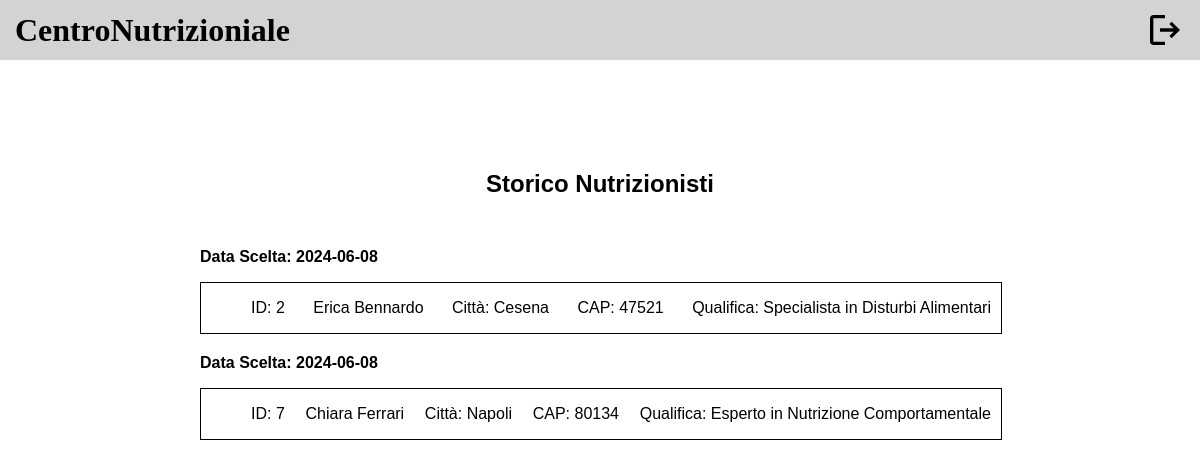
The app's page /public/storicoNutrizionisti.php (signed in) with its own data.
### tables this page shows
CREATE TABLE `scelta` (
  `IDCliente` int(11) NOT NULL,
  `Data` date NOT NULL,
  `Ora` varchar(10) NOT NULL,
  `IDNutrizionista` int(11) NOT NULL
);

CREATE TABLE `nutrizionista` (
  `Nome` varchar(50) NOT NULL,
  `Cognome` varchar(50) NOT NULL,
  `Email` varchar(30) NOT NULL,
  `IDNutrizionista` int(11) NOT NULL,
  `Password` varchar(255) NOT NULL,
  `MediaVoti` int(11) NOT NULL
);

CREATE TABLE `indirizzo_prof` (
  `IDNutrizionista` int(11) NOT NULL,
  `Citta` varchar(50) NOT NULL,
  `CAP` int(11) NOT NULL,
  `Via` varchar(50) NOT NULL,
  `NCivico` int(11) NOT NULL
);

CREATE TABLE `possiede_q` (
  `IDNutrizionista` int(11) NOT NULL,
  `Titolo` varchar(100) NOT NULL
);

### db/database.php (called while the page is built, shortened)
<?php
require_once ("nutrizionistaTable.php");
class DatabaseConnection
{
    private $nutrizionistaTable;
    public function __construct($servername, $username, $password, $dbname, $port)
    {
        $this->db = new mysqli($servername, $username, $password, $dbname, $port);
        $this->nutrizionistaTable = new NutrizionistaTable($this->db);
    }
    public function getNutrizionistaTable()
    {
        return $this->nutrizionistaTable;
    }
}

### bootstrap.php (called while the page is built, shortened)
<?php
require_once ("db/database.php");
$dbh = new DatabaseConnection("localhost", "root", "", "centronutrizionale1", 3306);
?>

### db/nutrizionistaTable.php (called while the page is built, shortened)
<?php
class NutrizionistaTable
{
    private $db;
    public function __construct($db)
    {
        $this->db = $db;
    }
    public function getAllNutrizionisti()
    {
        $stmt = $this->db->prepare("SELECT *
        FROM nutrizionista n
        JOIN informazione i ON n.IDNutrizionista = i.IDNutrizionista
        JOIN indirizzo_prof ip ON n.IDNutrizionista = ip.IDNutrizionista
        JOIN possiede_q q ON n.IDNutrizionista = q.IDNutrizionista
        ");
        $stmt->execute();
        $result = $stmt->get_result();
        return $result->fetch_all(MYSQLI_ASSOC);
    }
    public function getAttualNutrizionista($idCliente)
    {
        $stmt = $this->db->prepare("SELECT
        s.Data,
        s.Ora,
        s.IDNutrizionista,
        n.Nome,
        n.Cognome,
        n.Email,
        n.MediaVoti,
        q.Titolo AS Qualifica,
        i.Esperienza,
        i.Specializzazione,
        i.Orari,
        i.Telefono,
        p.Citta,
        p.CAP,
        p.Via,
        p.NCivico
    FROM
        scelta s
    JOIN
        nutrizionista n ON s.IDNutrizionista = n.IDNutrizionista
    LEFT JOIN
        possiede_q q ON n.IDNutrizionista = q.IDNutrizionista
    LEFT JOIN
        informazione i ON n.IDNutrizionista = i.IDNutrizionista
    LEFT JOIN
        indirizzo_prof p ON n.IDNutrizionista = p.IDNutrizionista
    WHERE
        s.IDCliente = ?
    ORDER BY
        s.Data DESC,
        s.Ora DESC
    LIMIT 1;
    ");
        $stmt->bind_param('i', $idCliente);
        $stmt->execute();
        $result = $stmt->get_result();
        return $result->fetch_all(MYSQLI_ASSOC);
    }
    public function getStoricoNutrizionistiScelti($idCliente)
    {
        $stmt = $this->db->prepare("SELECT
        s.Data,
        s.Ora,
        s.IDCliente,
        s.IDNutrizionista,
        n.Nome,
        n.Cognome,
        n.Email,
        n.MediaVoti,
        q.Titolo AS Qualifica,
        i.Esperienza,
        i.Specializzazione,
        i.Orari,
        i.Telefono,
        p.Citta,
        p.CAP,
        p.Via,
        p.NCivico
    FROM
        SCELTA s
    JOIN
        NUTRIZIONISTA n ON s.IDNutrizionista = n.IDNutrizionista
    LEFT JOIN
        possiede_q q ON n.IDNutrizionista = q.IDNutrizionista
    LEFT JOIN
        INFORMAZIONE i ON n.IDNutrizionista = i.IDNutrizionista
    LEFT JOIN
        INDIRIZZO_PROF p ON n.IDNutrizionista = p.IDNutrizionista
    WHERE
        s.IDCliente = ?
    ORDER BY
        s.Data DESC,
        s.Ora DESC;
    ");
        $stmt->bind_param('i', $idCliente);
        $stmt->execute();
        $result = $stmt->get_result();
        return $result->fetch_all(MYSQLI_ASSOC);
    }
}
?>

### nutrizionista.php (called while the page is built, shortened)
<?php
require_once ("bootstrap.php");
if (isUserLoggedIn()) {
    $templateparams["allNutrizionisti"] = $dbh->getNutrizionistaTable()->getAllNutrizionisti();
    $templateparams["nutrizionistaAttuale"] = $dbh->getNutrizionistaTable()->getAttualNutrizionista($_SESSION["id"]);
    $templateparams["storicoNutrizionisti"] = $dbh->getNutrizionistaTable()->getStoricoNutrizionistiScelti($_SESSION["id"]);
}
?>

### public/storicoNutrizionisti.php (the view, shortened to what this page needs)
<!DOCTYPE html>
<html lang="it">
<head>
  <link rel="stylesheet" href="../template/header/header.css">
  <link rel="stylesheet" href="styles/storicoNutrizionisti.css">
</head>
<body>
  <?php
  require ("../nutrizionista.php");
  $idsStampati = array();
  ?>
  <main>
    <section>
      <h1>Storico Nutrizionisti</h1>
      <?php foreach ($templateparams["storicoNutrizionisti"] as $nutrizionista): ?>
        <?php if (!in_array($nutrizionista["IDNutrizionista"], $idsStampati)): ?>
          <article>
            <p>Data Scelta: <?php echo $nutrizionista["Data"] ?></p>
            <div onclick="window.location.href='profiloNutrizionista.php'" class="result"
              data-id="<?php echo $nutrizionista["IDNutrizionista"] ?>" data-sceltaAttuale="<?php if ($templateparams["nutrizionistaAttuale"][0]["IDNutrizionista"] == $nutrizionista["IDNutrizionista"]) {
                   echo "si";
                 } else {
                   echo "no";
                 } ?>">
              <ul>
                <li>ID: <?php echo $nutrizionista["IDNutrizionista"] ?></li>
                <li><?php echo $nutrizionista["Nome"], " ", $nutrizionista["Cognome"] ?></li>
                <li>Città: <?php echo $nutrizionista["Citta"] ?></li>
                <li>CAP: <?php echo $nutrizionista["CAP"] ?></li>
                <li>Qualifica: <?php echo $nutrizionista["Qualifica"] ?></li>
              </ul>
            </div>
          </article>
          <?php
          $idsStampati[] = $nutrizionista["IDNutrizionista"];
          ?>
        <?php endif; ?>
      <?php endforeach; ?>
    </section>
  </main>
</body>
</html>

### template/header/header.css (style rules this page uses)
header h1 { margin: 0; }
header { display: flex; height: 60px; background-color: lightgray; justify-content: space-between; align-content:end; position: fixed; left: 0; right: 0; top: 0; }
.logout, .logo { display: flex; align-items: center; }
.logo { margin-left: 15px; }
.logout { margin-right: 15px; }
.logout img { height: 40px; }

### records on screen
scelta: Data "2024-06-08", IDNutrizionista "2", IDNutrizionista.Nome "Erica", IDNutrizionista.Cognome "Bennardo", indirizzo_prof.Citta "Cesena", indirizzo_prof.CAP "47521", possiede_q.Titolo "Specialista in Disturbi Alimentari"
scelta: Data "2024-06-08", IDNutrizionista "7", IDNutrizionista.Nome "Chiara", IDNutrizionista.Cognome "Ferrari", indirizzo_prof.Citta "Napoli", indirizzo_prof.CAP "80134", possiede_q.Titolo "Esperto in Nutrizione Comportamentale"
